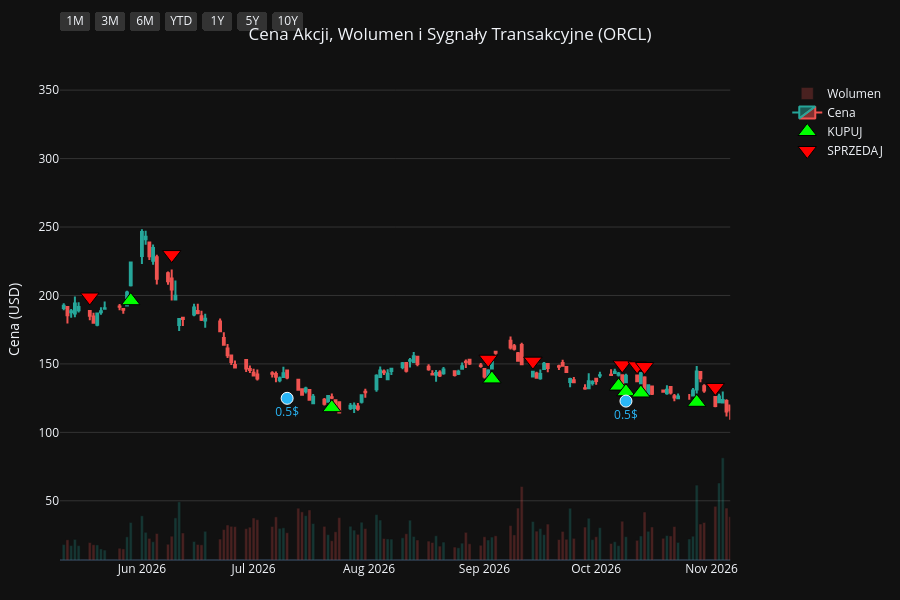
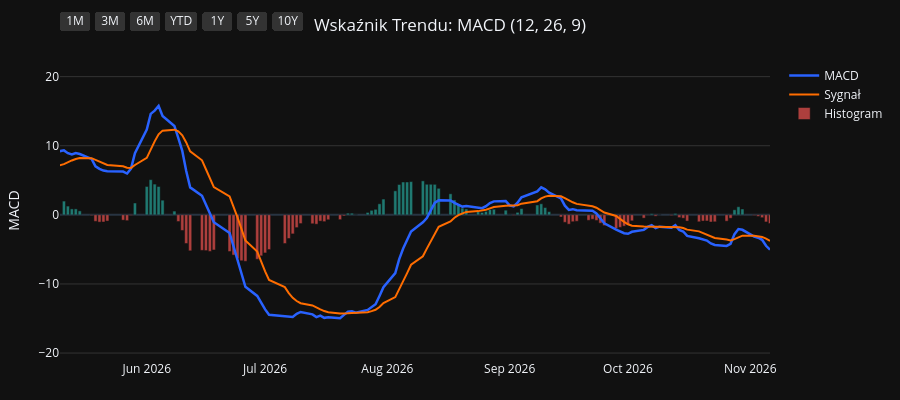
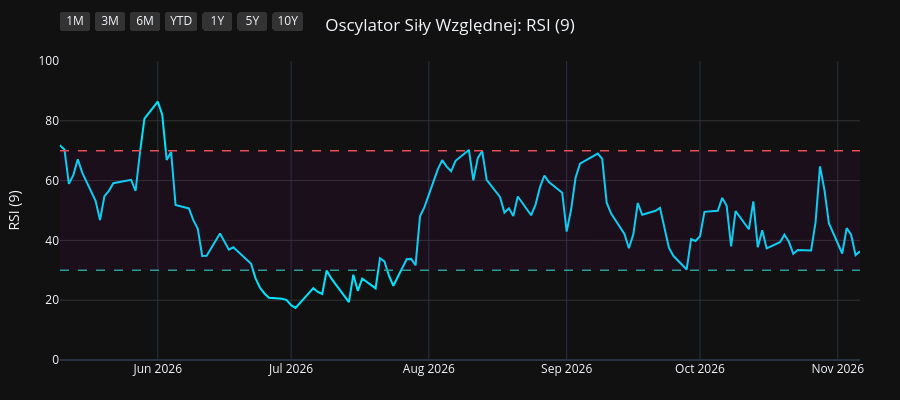
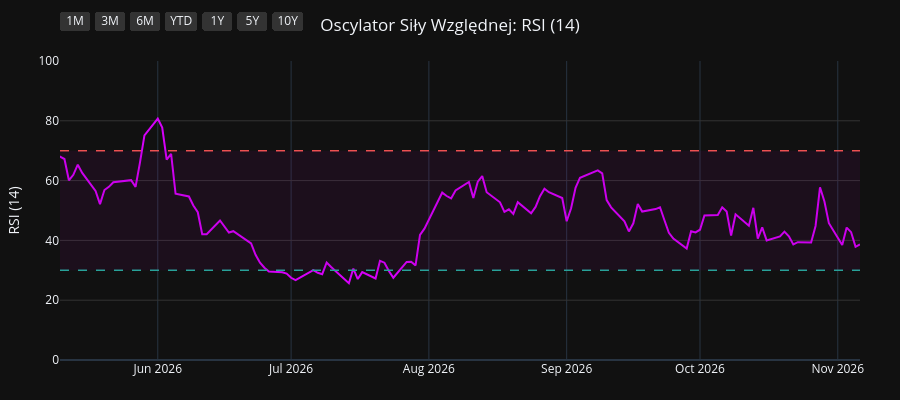

The cell these charts' notebook holds for them, in order:
### Code cell
import os
import yfinance as yf
import pandas as pd
import pandas_ta as ta
import plotly.graph_objects as go
from plotly.subplots import make_subplots

# 1. Pobranie i przygotowanie danych
symbol = os.environ.get("STOCK_TICKER", "").strip().upper()
if not symbol:
    raise RuntimeError("Set STOCK_TICKER before running price_extractor.ipynb")
df = yf.Ticker(symbol).history(period="10y")
df.index = df.index.tz_localize(None)

# Wskaźniki i sygnały
df.ta.macd(fast=12, slow=26, signal=9, append=True)
df.ta.rsi(length=9, append=True)
df.ta.rsi(length=14, append=True)
df.ta.rsi(length=21, append=True)
df.dropna(inplace=True)

macd = df['MACD_12_26_9']
signal = df['MACDs_12_26_9']
wczorajszy_macd = macd.shift(1)
wczorajszy_signal = signal.shift(1)

df['Decyzja'] = 'BRAK'
df.loc[(macd > signal) & (wczorajszy_macd <= wczorajszy_signal), 'Decyzja'] = 'KUPUJ'
df.loc[(macd < signal) & (wczorajszy_macd >= wczorajszy_signal), 'Decyzja'] = 'SPRZEDAJ'

df_kupuj = df[df['Decyzja'] == 'KUPUJ']
df_sprzedaj = df[df['Decyzja'] == 'SPRZEDAJ']
df_dywidendy = df[df['Dividends'] > 0]
df_splity = df[df['Stock Splits'] > 0]

# Wspólna konfiguracja osi X
konfiguracja_osi_x = dict(
    type="date",
    showspikes=True, spikemode="across", spikesnap="cursor", spikedash="dot", spikecolor="#ffffff", spikethickness=1, hoverformat="%Y-%m-%d",
    rangeselector=dict(
        buttons=list([
            dict(count=1, label="1M", step="month", stepmode="backward"),
            dict(count=3, label="3M", step="month", stepmode="backward"),
            dict(count=6, label="6M", step="month", stepmode="backward"),
            dict(count=1, label="YTD", step="year", stepmode="todate"),
            dict(count=1, label="1Y", step="year", stepmode="backward"),
            dict(count=5, label="5Y", step="year", stepmode="backward"),
            dict(step="all", label="10Y")
        ]),
        bgcolor="#333333", activecolor="#2962ff", x=0, y=1.1
    )
)

# ==========================================
# WYKRES 1: CENA + WOLUMEN + SYGNAŁY
# ==========================================
fig1 = make_subplots(specs=[[{"secondary_y": True}]])

kolory_wolumenu = ['#26a69a' if row['Close'] >= row['Open'] else '#ef5350' for index, row in df.iterrows()]
fig1.add_trace(go.Bar(x=df.index, y=df['Volume'], marker_color=kolory_wolumenu, opacity=0.25, name='Wolumen'), secondary_y=True)
fig1.add_trace(go.Candlestick(x=df.index, open=df['Open'], high=df['High'], low=df['Low'], close=df['Close'], name='Cena', increasing_line_color='#26a69a', decreasing_line_color='#ef5350'), secondary_y=False)
fig1.add_trace(go.Scatter(x=df_kupuj.index, y=df_kupuj['Low'] * 0.95, customdata=df_kupuj[['Low', 'High']], mode='markers', marker=dict(symbol='triangle-up', size=16, color='#00ff00', line=dict(width=1, color='black')), name='KUPUJ', hovertemplate='KUPUJ<br>Najniższa: %{customdata[0]:.2f}<br>Najwyższa: %{customdata[1]:.2f}<extra></extra>'), secondary_y=False)
fig1.add_trace(go.Scatter(x=df_sprzedaj.index, y=df_sprzedaj['High'] * 1.05, customdata=df_sprzedaj[['Low', 'High']], mode='markers', marker=dict(symbol='triangle-down', size=16, color='#ff0000', line=dict(width=1, color='black')), name='SPRZEDAJ', hovertemplate='SPRZEDAJ<br>Najniższa: %{customdata[0]:.2f}<br>Najwyższa: %{customdata[1]:.2f}<extra></extra>'), secondary_y=False)

if not df_dywidendy.empty:
    fig1.add_trace(go.Scatter(x=df_dywidendy.index, y=df_dywidendy['Low'] * 0.90, mode='markers+text', marker=dict(symbol='circle', size=12, color='#29b6f6', line=dict(width=1, color='white')), text=df_dywidendy['Dividends'].apply(lambda x: f"{x}$"), textposition="bottom center", name='Dywidenda', showlegend=False, hovertemplate='Dywidenda: %{text}<extra></extra>', textfont=dict(color="#29b6f6")), secondary_y=False)
if not df_splity.empty:
                    fig1.add_trace(go.Scatter(x=df_splity.index, y=df_splity['High'], mode='markers+text', marker=dict(symbol='star', size=16, color='#ffee58', line=dict(width=1, color='black')), text=df_splity['Stock Splits'].apply(lambda x: f"{x:g}:1" if x >= 1 else f"1:{1 / x:g}"), textposition="top center", name='Split', hovertemplate='%{text}<extra></extra>', textfont=dict(color="#ffee58")), secondary_y=False)

fig1.update_layout(title=dict(text=f"Cena Akcji, Wolumen i Sygnały Transakcyjne ({symbol})", x=0.5, xanchor='center'), dragmode='pan', xaxis_rangeslider_visible=False, template='plotly_dark', height=600, hovermode='x unified', margin=dict(l=60, r=40, t=60, b=40))
fig1.update_xaxes(**konfiguracja_osi_x)
fig1.update_xaxes(range=[df.index.max() - pd.Timedelta(days=180), df.index.max()])
fig1.update_yaxes(title_text="Cena (USD)", secondary_y=False, gridcolor='#333333')
fig1.update_yaxes(range=[0, df['Volume'].max() * 4], showgrid=False, showticklabels=False, secondary_y=True)
fig1.show(config={'scrollZoom': True})

# ==========================================
# WYKRES 2: WSKAŹNIK MACD
# ==========================================
fig2 = go.Figure()
fig2.add_trace(go.Scatter(x=df.index, y=df['MACD_12_26_9'], line=dict(color='#2962ff', width=2.5), name='MACD'))
fig2.add_trace(go.Scatter(x=df.index, y=df['MACDs_12_26_9'], line=dict(color='#ff6d00', width=2), name='Sygnał'))
kolory_macd = ['#26a69a' if val >= 0 else '#ef5350' for val in df['MACDh_12_26_9']]
fig2.add_trace(go.Bar(x=df.index, y=df['MACDh_12_26_9'], marker_color=kolory_macd, name='Histogram', opacity=0.7))
fig2.update_layout(title=dict(text="Wskaźnik Trendu: MACD (12, 26, 9)", x=0.5, xanchor='center'), dragmode='pan', xaxis_rangeslider_visible=False, template='plotly_dark', height=400, hovermode='x unified', margin=dict(l=60, r=40, t=60, b=40))
fig2.update_xaxes(**konfiguracja_osi_x)
fig2.update_xaxes(range=[df.index.max() - pd.Timedelta(days=180), df.index.max()])
fig2.update_yaxes(title_text="MACD", gridcolor='#333333')
fig2.show(config={'scrollZoom': True})

# ==========================================
# WYKRES 3: OSCYLATOR RSI (9)
# ==========================================
fig3 = go.Figure()
fig3.add_trace(go.Scatter(x=df.index, y=df['RSI_9'], line=dict(color='#00e5ff', width=2), name='RSI (9)'))
fig3.add_hline(y=70, line_dash="dash", line_color="#ef5350", line_width=1.5)
fig3.add_hline(y=30, line_dash="dash", line_color="#26a69a", line_width=1.5)
fig3.add_hrect(y0=30, y1=70, line_width=0, fillcolor="purple", opacity=0.1)
fig3.update_layout(title=dict(text="Oscylator Siły Względnej: RSI (9)", x=0.5, xanchor='center'), dragmode='pan', xaxis_rangeslider_visible=False, template='plotly_dark', height=400, hovermode='x unified', margin=dict(l=60, r=40, t=60, b=40))
fig3.update_xaxes(**konfiguracja_osi_x)
fig3.update_xaxes(range=[df.index.max() - pd.Timedelta(days=180), df.index.max()])
fig3.update_yaxes(title_text="RSI (9)", range=[0, 100], gridcolor='#333333')
fig3.show(config={'scrollZoom': True})

# ==========================================
# WYKRES 4: OSCYLATOR RSI (14)
# ==========================================
fig4 = go.Figure()
fig4.add_trace(go.Scatter(x=df.index, y=df['RSI_14'], line=dict(color='#d500f9', width=2), name='RSI (14)'))
fig4.add_hline(y=70, line_dash="dash", line_color="#ef5350", line_width=1.5)
fig4.add_hline(y=30, line_dash="dash", line_color="#26a69a", line_width=1.5)
fig4.add_hrect(y0=30, y1=70, line_width=0, fillcolor="purple", opacity=0.1)
fig4.update_layout(title=dict(text="Oscylator Siły Względnej: RSI (14)", x=0.5, xanchor='center'), dragmode='pan', xaxis_rangeslider_visible=False, template='plotly_dark', height=400, hovermode='x unified', margin=dict(l=60, r=40, t=60, b=40))
fig4.update_xaxes(**konfiguracja_osi_x)
fig4.update_xaxes(range=[df.index.max() - pd.Timedelta(days=180), df.index.max()])
fig4.update_yaxes(title_text="RSI (14)", range=[0, 100], gridcolor='#333333')
fig4.show(config={'scrollZoom': True})

# ==========================================
# WYKRES 5: OSCYLATOR RSI (21)
# ==========================================
fig5 = go.Figure()
fig5.add_trace(go.Scatter(x=df.index, y=df['RSI_21'], line=dict(color='#64dd17', width=2), name='RSI (21)'))
fig5.add_hline(y=70, line_dash="dash", line_color="#ef5350", line_width=1.5)
fig5.add_hline(y=30, line_dash="dash", line_color="#26a69a", line_width=1.5)
fig5.add_hrect(y0=30, y1=70, line_width=0, fillcolor="purple", opacity=0.1)
fig5.update_layout(title=dict(text="Oscylator Siły Względnej: RSI (21)", x=0.5, xanchor='center'), dragmode='pan', xaxis_rangeslider_visible=False, template='plotly_dark', height=400, hovermode='x unified', margin=dict(l=60, r=40, t=60, b=40))
fig5.update_xaxes(**konfiguracja_osi_x)
fig5.update_xaxes(range=[df.index.max() - pd.Timedelta(days=180), df.index.max()])
fig5.update_yaxes(title_text="RSI (21)", range=[0, 100], gridcolor='#333333')
fig5.show(config={'scrollZoom': True})

### Figure 1 — Plotly figure (JSON) as saved in the notebook; plotly's stock layout.template omitted (floating-point values rounded to 4 significant figures; data arrays with more than 128 entries replaced by an {"elided": "..."} marker saying what was removed)
{"data": [{"marker": {"color": {"elided": "2481 str values"}}, "name": "Wolumen", "opacity": 0.25, "type": "bar", "x": {"elided": "2481 str values"}, "xaxis": "x", "y": {"elided": "2481 int values"}, "yaxis": "y2"}, {"close": {"elided": "2481 float values"}, "decreasing": {"line": {"color": "#ef5350"}}, "high": {"elided": "2481 float values"}, "increasing": {"line": {"color": "#26a69a"}}, "low": {"elided": "2481 float values"}, "name": "Cena", "open": {"elided": "2481 float values"}, "type": "candlestick", "x": {"elided": "2481 str values"}, "xaxis": "x", "yaxis": "y"}, {"customdata": {"elided": "88x2 float values"}, "hovertemplate": "KUPUJ<br>Najniższa: %{customdata[0]:.2f}<br>Najwyższa: %{customdata[1]:.2f}<extra></extra>", "marker": {"color": "#00ff00", "line": {"color": "black", "width": 1}, "size": 16, "symbol": "triangle-up"}, "mode": "markers", "name": "KUPUJ", "type": "scatter", "x": ["2017-01-11T00:00:00", "2017-03-16T00:00:00", "2017-05-01T00:00:00", "2017-05-30T00:00:00", "2017-06-20T00:00:00", "2017-08-28T00:00:00", "2017-10-05T00:00:00", "2017-12-01T00:00:00", "2017-12-08T00:00:00", "2018-01-05T00:00:00", "2018-02-16T00:00:00", "2018-04-11T00:00:00", "2018-07-05T00:00:00", "2018-08-24T00:00:00", "2018-09-12T00:00:00", "2018-10-30T00:00:00", "2019-01-03T00:00:00", "2019-02-22T00:00:00", "2019-03-19T00:00:00", "2019-04-01T00:00:00", "2019-04-15T00:00:00", "2019-06-07T00:00:00", "2019-09-03T00:00:00", "2019-11-05T00:00:00", "2019-12-12T00:00:00", "2020-01-03T00:00:00", "2020-02-05T00:00:00", "2020-03-20T00:00:00", "2020-03-24T00:00:00", "2020-04-29T00:00:00", "2020-05-29T00:00:00", "2020-06-05T00:00:00", "2020-06-22T00:00:00", "2020-08-19T00:00:00", "2020-09-14T00:00:00", "2020-10-09T00:00:00", "2020-11-13T00:00:00", "2020-11-24T00:00:00", "2021-02-04T00:00:00", "2021-02-22T00:00:00", "2021-03-29T00:00:00", "2021-05-06T00:00:00", "2021-06-04T00:00:00", "2021-07-02T00:00:00", "2021-09-24T00:00:00", "2021-12-10T00:00:00", "2022-01-12T00:00:00", "2022-02-02T00:00:00", "2022-03-01T00:00:00", "2022-05-25T00:00:00", "2022-06-24T00:00:00", "2022-08-12T00:00:00", "2022-10-05T00:00:00", "2022-11-30T00:00:00", "2023-01-03T00:00:00", "2023-03-06T00:00:00", "2023-03-22T00:00:00", "2023-05-11T00:00:00", "2023-05-25T00:00:00", "2023-08-21T00:00:00", "2023-08-25T00:00:00", "2023-10-06T00:00:00", "2023-11-01T00:00:00", "2024-01-09T00:00:00", "2024-03-07T00:00:00", "2024-05-06T00:00:00", "2024-06-07T00:00:00", "2024-08-15T00:00:00", "2024-11-07T00:00:00", "2025-01-21T00:00:00", "2025-03-21T00:00:00", "2025-04-14T00:00:00", "2025-04-23T00:00:00", "2025-09-10T00:00:00", "2025-10-16T00:00:00", "2025-12-03T00:00:00", "2025-12-22T00:00:00", "2026-02-12T00:00:00", "2026-04-08T00:00:00", "2026-04-13T00:00:00", "2026-05-05T00:00:00", "2026-05-29T00:00:00", "2026-07-22T00:00:00", "2026-09-03T00:00:00", "2026-10-07T00:00:00", "2026-10-09T00:00:00", "2026-10-13T00:00:00", "2026-10-28T00:00:00"], "xaxis": "x", "y": [31.75, 37.51, 37.02, 37.22, 37.63, 40.62, 40.17, 40.66, 40.49, 40.15, 42.15, 37.86, 37.71, 41.21, 40.91, 39.64, 37.52, 44.28, 45.59, 45.68, 46.27, 44.97, 44.1, 47.7, 47.91, 45.5, 47.11, 38.42, 39.1, 46.56, 45.95, 45.74, 46.73, 48.3, 51.69, 53.22, 49.45, 49.28, 54.64, 54.67, 61.59, 69.25, 71.73, 69.95, 78.69, 88.88, 78.13, 72.04, 67.39, 61.53, 60.81, 69.79, 58.4, 72.26, 74.3, 80.83, 79.28, 87.71, 89.93, 105.2, 103.0, 98.29, 95.19, 94.72, 103.4, 107.3, 113.8, 125.7, 167.6, 151.4, 139.7, 124.1, 122.3, 292.1, 284.1, 186.9, 180.8, 143.3, 134.3, 131.8, 168.8, 196.2, 118.0, 139.1, 133.8, 129.7, 128.8, 122.0], "yaxis": "y"}, {"customdata": {"elided": "88x2 float values"}, "hovertemplate": "SPRZEDAJ<br>Najniższa: %{customdata[0]:.2f}<br>Najwyższa: %{customdata[1]:.2f}<extra></extra>", "marker": {"color": "#ff0000", "line": {"color": "black", "width": 1}, "size": 16, "symbol": "triangle-down"}, "mode": "markers", "name": "SPRZEDAJ", "type": "scatter", "x": ["2017-03-07T00:00:00", "2017-03-28T00:00:00", "2017-05-12T00:00:00", "2017-06-09T00:00:00", "2017-07-07T00:00:00", "2017-09-18T00:00:00", "2017-11-09T00:00:00", "2017-12-04T00:00:00", "2017-12-18T00:00:00", "2018-02-02T00:00:00", "2018-03-20T00:00:00", "2018-06-14T00:00:00", "2018-07-31T00:00:00", "2018-08-30T00:00:00", "2018-10-03T00:00:00", "2018-11-20T00:00:00", "2019-02-20T00:00:00", "2019-02-27T00:00:00", "2019-03-20T00:00:00", "2019-04-04T00:00:00", "2019-05-01T00:00:00", "2019-07-17T00:00:00", "2019-10-22T00:00:00", "2019-11-21T00:00:00", "2019-12-13T00:00:00", "2020-01-27T00:00:00", "2020-02-24T00:00:00", "2020-03-23T00:00:00", "2020-04-28T00:00:00", "2020-04-30T00:00:00", "2020-06-04T00:00:00", "2020-06-11T00:00:00", "2020-07-17T00:00:00", "2020-09-08T00:00:00", "2020-09-28T00:00:00", "2020-10-15T00:00:00", "2020-11-20T00:00:00", "2021-01-04T00:00:00", "2021-02-17T00:00:00", "2021-03-16T00:00:00", "2021-04-22T00:00:00", "2021-05-11T00:00:00", "2021-06-15T00:00:00", "2021-07-28T00:00:00", "2021-10-28T00:00:00", "2021-12-21T00:00:00", "2022-01-18T00:00:00", "2022-02-17T00:00:00", "2022-04-08T00:00:00", "2022-06-10T00:00:00", "2022-08-11T00:00:00", "2022-08-19T00:00:00", "2022-11-29T00:00:00", "2022-12-05T00:00:00", "2023-01-30T00:00:00", "2023-03-09T00:00:00", "2023-04-21T00:00:00", "2023-05-24T00:00:00", "2023-06-26T00:00:00", "2023-08-24T00:00:00", "2023-09-12T00:00:00", "2023-10-20T00:00:00", "2023-12-04T00:00:00", "2024-02-13T00:00:00", "2024-03-28T00:00:00", "2024-05-30T00:00:00", "2024-07-09T00:00:00", "2024-10-01T00:00:00", "2024-11-26T00:00:00", "2025-02-21T00:00:00", "2025-03-28T00:00:00", "2025-04-21T00:00:00", "2025-07-11T00:00:00", "2025-09-26T00:00:00", "2025-10-17T00:00:00", "2025-12-16T00:00:00", "2026-01-21T00:00:00", "2026-03-25T00:00:00", "2026-04-09T00:00:00", "2026-04-29T00:00:00", "2026-05-18T00:00:00", "2026-06-09T00:00:00", "2026-09-02T00:00:00", "2026-09-14T00:00:00", "2026-10-08T00:00:00", "2026-10-12T00:00:00", "2026-10-14T00:00:00", "2026-11-02T00:00:00"], "xaxis": "x", "y": [38.82, 40.89, 41.18, 41.65, 45.09, 44.91, 46.15, 45.79, 44.9, 47.43, 44.06, 43.56, 44.72, 45.47, 46.6, 45.82, 48.95, 49.35, 50.8, 50.77, 52.19, 55.74, 52.64, 53.75, 52.62, 51.06, 51.07, 44.35, 51.9, 51.38, 51.46, 51.34, 54.02, 53.7, 58.27, 58.7, 54.55, 62.53, 60.29, 66.04, 74.52, 77.85, 80.39, 86.01, 95.88, 90.13, 85.66, 77.79, 80.92, 67.46, 77.47, 78.6, 81.37, 82.29, 88.81, 89.83, 95.91, 99.5, 120.2, 120.9, 114.4, 108.5, 118.3, 116.2, 128.4, 124.0, 148.7, 174.5, 197.4, 181.9, 149.8, 131.3, 242.0, 304.1, 315.3, 196.7, 187.6, 155.7, 148.9, 171.8, 198.9, 229.9, 153.5, 152.0, 149.4, 148.6, 148.1, 132.8], "yaxis": "y"}, {"hovertemplate": "Dywidenda: %{text}<extra></extra>", "marker": {"color": "#29b6f6", "line": {"color": "white", "width": 1}, "size": 12, "symbol": "circle"}, "mode": "markers+text", "name": "Dywidenda", "showlegend": false, "text": ["0.15$", "0.19$", "0.19$", "0.19$", "0.19$", "0.19$", "0.19$", "0.19$", "0.19$", "0.24$", "0.24$", "0.24$", "0.24$", "0.24$", "0.24$", "0.24$", "0.24$", "0.32$", "0.32$", "0.32$", "0.32$", "0.32$", "0.32$", "0.32$", "0.32$", "0.4$", "0.4$", "0.4$", "0.4$", "0.4$", "0.4$", "0.4$", "0.4$", "0.5$", "0.5$", "0.5$", "0.5$", "0.5$", "0.5$", "0.5$"], "textfont": {"color": "#29b6f6"}, "textposition": "bottom center", "type": "scatter", "x": ["2017-01-03T00:00:00", "2017-04-10T00:00:00", "2017-07-17T00:00:00", "2017-10-10T00:00:00", "2018-01-09T00:00:00", "2018-04-16T00:00:00", "2018-07-16T00:00:00", "2018-10-15T00:00:00", "2019-01-15T00:00:00", "2019-04-10T00:00:00", "2019-07-16T00:00:00", "2019-10-09T00:00:00", "2020-01-08T00:00:00", "2020-04-08T00:00:00", "2020-07-14T00:00:00", "2020-10-07T00:00:00", "2021-01-06T00:00:00", "2021-04-07T00:00:00", "2021-07-14T00:00:00", "2021-10-08T00:00:00", "2022-01-06T00:00:00", "2022-04-07T00:00:00", "2022-07-11T00:00:00", "2022-10-11T00:00:00", "2023-01-09T00:00:00", "2023-04-10T00:00:00", "2023-07-11T00:00:00", "2023-10-11T00:00:00", "2024-01-10T00:00:00", "2024-04-09T00:00:00", "2024-07-11T00:00:00", "2024-10-10T00:00:00", "2025-01-10T00:00:00", "2025-04-10T00:00:00", "2025-07-10T00:00:00", "2025-10-09T00:00:00", "2026-01-09T00:00:00", "2026-04-09T00:00:00", "2026-07-10T00:00:00", "2026-10-09T00:00:00"], "xaxis": "x", "y": [29.81, 34.36, 39.42, 37.81, 38.69, 36.21, 38.23, 37.52, 38.1, 43.27, 47.48, 44.01, 43.91, 41.8, 46.6, 49.41, 51.48, 61.34, 72.64, 77.48, 72.23, 68.47, 60.36, 52.76, 74.01, 80.69, 98.18, 94.55, 89.58, 106.1, 124.3, 153.2, 135.7, 114.4, 207.0, 255.1, 168.1, 121.5, 124.9, 122.8], "yaxis": "y"}], "layout": {"dragmode": "pan", "height": 600, "hovermode": "x unified", "margin": {"b": 40, "l": 60, "r": 40, "t": 60}, "title": {"text": "Cena Akcji, Wolumen i Sygnały Transakcyjne (ORCL)", "x": 0.5, "xanchor": "center"}, "xaxis": {"anchor": "y", "domain": [0.0, 0.94], "hoverformat": "%Y-%m-%d", "range": ["2026-05-10T00:00:00", "2026-11-06T00:00:00"], "rangeselector": {"activecolor": "#2962ff", "bgcolor": "#333333", "buttons": [{"count": 1, "label": "1M", "step": "month", "stepmode": "backward"}, {"count": 3, "label": "3M", "step": "month", "stepmode": "backward"}, {"count": 6, "label": "6M", "step": "month", "stepmode": "backward"}, {"count": 1, "label": "YTD", "step": "year", "stepmode": "todate"}, {"count": 1, "label": "1Y", "step": "year", "stepmode": "backward"}, {"count": 5, "label": "5Y", "step": "year", "stepmode": "backward"}, {"label": "10Y", "step": "all"}], "x": 0, "y": 1.1}, "rangeslider": {"visible": false}, "showspikes": true, "spikecolor": "#ffffff", "spikedash": "dot", "spikemode": "across", "spikesnap": "cursor", "spikethickness": 1, "type": "date"}, "yaxis": {"anchor": "x", "domain": [0.0, 1.0], "gridcolor": "#333333", "title": {"text": "Cena (USD)"}}, "yaxis2": {"anchor": "x", "overlaying": "y", "range": [0, 526472400], "showgrid": false, "showticklabels": false, "side": "right"}}}

### Figure 2 — Plotly figure (JSON) as saved in the notebook; plotly's stock layout.template omitted (floating-point values rounded to 4 significant figures; data arrays with more than 128 entries replaced by an {"elided": "..."} marker saying what was removed)
{"data": [{"line": {"color": "#2962ff", "width": 2.5}, "name": "MACD", "type": "scatter", "x": {"elided": "2481 str values"}, "y": {"elided": "2481 float values"}}, {"line": {"color": "#ff6d00", "width": 2}, "name": "Sygnał", "type": "scatter", "x": {"elided": "2481 str values"}, "y": {"elided": "2481 float values"}}, {"marker": {"color": {"elided": "2481 str values"}}, "name": "Histogram", "opacity": 0.7, "type": "bar", "x": {"elided": "2481 str values"}, "y": {"elided": "2481 float values"}}], "layout": {"dragmode": "pan", "height": 400, "hovermode": "x unified", "margin": {"b": 40, "l": 60, "r": 40, "t": 60}, "title": {"text": "Wskaźnik Trendu: MACD (12, 26, 9)", "x": 0.5, "xanchor": "center"}, "xaxis": {"hoverformat": "%Y-%m-%d", "range": ["2026-05-10T00:00:00", "2026-11-06T00:00:00"], "rangeselector": {"activecolor": "#2962ff", "bgcolor": "#333333", "buttons": [{"count": 1, "label": "1M", "step": "month", "stepmode": "backward"}, {"count": 3, "label": "3M", "step": "month", "stepmode": "backward"}, {"count": 6, "label": "6M", "step": "month", "stepmode": "backward"}, {"count": 1, "label": "YTD", "step": "year", "stepmode": "todate"}, {"count": 1, "label": "1Y", "step": "year", "stepmode": "backward"}, {"count": 5, "label": "5Y", "step": "year", "stepmode": "backward"}, {"label": "10Y", "step": "all"}], "x": 0, "y": 1.1}, "rangeslider": {"visible": false}, "showspikes": true, "spikecolor": "#ffffff", "spikedash": "dot", "spikemode": "across", "spikesnap": "cursor", "spikethickness": 1, "type": "date"}, "yaxis": {"gridcolor": "#333333", "title": {"text": "MACD"}}}}

### Figure 3 — Plotly figure (JSON) as saved in the notebook; plotly's stock layout.template omitted (floating-point values rounded to 4 significant figures; data arrays with more than 128 entries replaced by an {"elided": "..."} marker saying what was removed)
{"data": [{"line": {"color": "#00e5ff", "width": 2}, "name": "RSI (9)", "type": "scatter", "x": {"elided": "2481 str values"}, "y": {"elided": "2481 float values"}}], "layout": {"dragmode": "pan", "height": 400, "hovermode": "x unified", "margin": {"b": 40, "l": 60, "r": 40, "t": 60}, "shapes": [{"line": {"color": "#ef5350", "dash": "dash", "width": 1.5}, "type": "line", "x0": 0, "x1": 1, "xref": "x domain", "y0": 70, "y1": 70, "yref": "y"}, {"line": {"color": "#26a69a", "dash": "dash", "width": 1.5}, "type": "line", "x0": 0, "x1": 1, "xref": "x domain", "y0": 30, "y1": 30, "yref": "y"}, {"fillcolor": "purple", "line": {"width": 0}, "opacity": 0.1, "type": "rect", "x0": 0, "x1": 1, "xref": "x domain", "y0": 30, "y1": 70, "yref": "y"}], "title": {"text": "Oscylator Siły Względnej: RSI (9)", "x": 0.5, "xanchor": "center"}, "xaxis": {"hoverformat": "%Y-%m-%d", "range": ["2026-05-10T00:00:00", "2026-11-06T00:00:00"], "rangeselector": {"activecolor": "#2962ff", "bgcolor": "#333333", "buttons": [{"count": 1, "label": "1M", "step": "month", "stepmode": "backward"}, {"count": 3, "label": "3M", "step": "month", "stepmode": "backward"}, {"count": 6, "label": "6M", "step": "month", "stepmode": "backward"}, {"count": 1, "label": "YTD", "step": "year", "stepmode": "todate"}, {"count": 1, "label": "1Y", "step": "year", "stepmode": "backward"}, {"count": 5, "label": "5Y", "step": "year", "stepmode": "backward"}, {"label": "10Y", "step": "all"}], "x": 0, "y": 1.1}, "rangeslider": {"visible": false}, "showspikes": true, "spikecolor": "#ffffff", "spikedash": "dot", "spikemode": "across", "spikesnap": "cursor", "spikethickness": 1, "type": "date"}, "yaxis": {"gridcolor": "#333333", "range": [0, 100], "title": {"text": "RSI (9)"}}}}

### Figure 4 — Plotly figure (JSON) as saved in the notebook; plotly's stock layout.template omitted (floating-point values rounded to 4 significant figures; data arrays with more than 128 entries replaced by an {"elided": "..."} marker saying what was removed)
{"data": [{"line": {"color": "#d500f9", "width": 2}, "name": "RSI (14)", "type": "scatter", "x": {"elided": "2481 str values"}, "y": {"elided": "2481 float values"}}], "layout": {"dragmode": "pan", "height": 400, "hovermode": "x unified", "margin": {"b": 40, "l": 60, "r": 40, "t": 60}, "shapes": [{"line": {"color": "#ef5350", "dash": "dash", "width": 1.5}, "type": "line", "x0": 0, "x1": 1, "xref": "x domain", "y0": 70, "y1": 70, "yref": "y"}, {"line": {"color": "#26a69a", "dash": "dash", "width": 1.5}, "type": "line", "x0": 0, "x1": 1, "xref": "x domain", "y0": 30, "y1": 30, "yref": "y"}, {"fillcolor": "purple", "line": {"width": 0}, "opacity": 0.1, "type": "rect", "x0": 0, "x1": 1, "xref": "x domain", "y0": 30, "y1": 70, "yref": "y"}], "title": {"text": "Oscylator Siły Względnej: RSI (14)", "x": 0.5, "xanchor": "center"}, "xaxis": {"hoverformat": "%Y-%m-%d", "range": ["2026-05-10T00:00:00", "2026-11-06T00:00:00"], "rangeselector": {"activecolor": "#2962ff", "bgcolor": "#333333", "buttons": [{"count": 1, "label": "1M", "step": "month", "stepmode": "backward"}, {"count": 3, "label": "3M", "step": "month", "stepmode": "backward"}, {"count": 6, "label": "6M", "step": "month", "stepmode": "backward"}, {"count": 1, "label": "YTD", "step": "year", "stepmode": "todate"}, {"count": 1, "label": "1Y", "step": "year", "stepmode": "backward"}, {"count": 5, "label": "5Y", "step": "year", "stepmode": "backward"}, {"label": "10Y", "step": "all"}], "x": 0, "y": 1.1}, "rangeslider": {"visible": false}, "showspikes": true, "spikecolor": "#ffffff", "spikedash": "dot", "spikemode": "across", "spikesnap": "cursor", "spikethickness": 1, "type": "date"}, "yaxis": {"gridcolor": "#333333", "range": [0, 100], "title": {"text": "RSI (14)"}}}}
